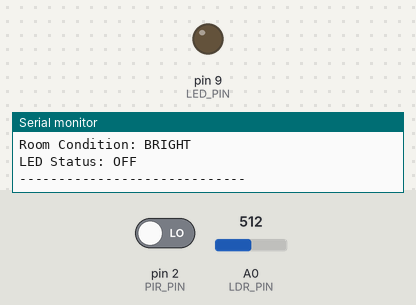
The sketch below on a simulated Arduino Uno, built with avr-gcc and run on an emulated ATmega328P. On the bench: output pins drawn as LEDs (lit = HIGH), the last lines printed to the serial monitor. The test bench sets the inputs (shaded band); at power-on: A0 (LDR_PIN) = 512, pin 2 (PIR_PIN) LOW.

Above: at 1.2 s.
1.3 s: A0 (LDR_PIN) set to 610
4.8 s: pin 2 (PIR_PIN) driven HIGH
At 6.0 s:
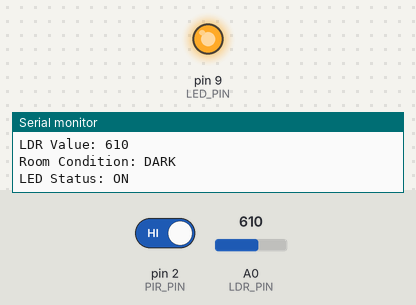
6.8 s: pin 2 (PIR_PIN) driven LOW
At 8.9 s:
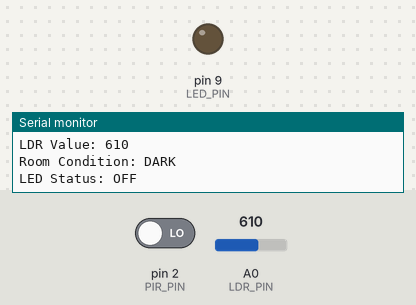
Timing chart, 0 to 10.4 s (numbered marks = the images above; inputs shaded):
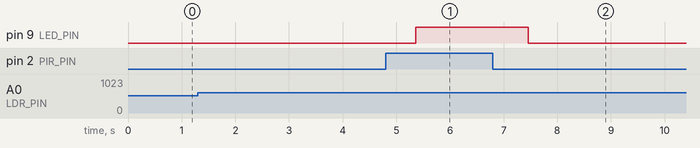

Measured:
- after the input at 4.8 s, pin 9 (LED_PIN): LOW → HIGH after 0.56 s
- after the input at 6.8 s, pin 9 (LED_PIN): HIGH → LOW after 0.66 s

The sketch:

sketch.ino
```cpp
/*
  ICT3129 - Fundamentals of Internet of Things
  Assignment 2 - Mini Project
  Project: Occupancy-Based Smart Lighting

  Components:
    - Arduino UNO
    - PIR motion sensor
    - Photoresistor (LDR) module
    - LED and current-limiting resistor

  Logic:
    LED ON = Motion detected AND darkness detected
*/

const int PIR_PIN = 2;
const int LDR_PIN = A0;
const int LED_PIN = 9;

// In this Wokwi setup, a higher LDR ADC reading generally indicates darkness.
const int DARK_THRESHOLD = 600;

void setup() {
  pinMode(PIR_PIN, INPUT);
  pinMode(LED_PIN, OUTPUT);
  digitalWrite(LED_PIN, LOW);

  Serial.begin(9600);
  Serial.println("================================");
  Serial.println("OCCUPANCY BASED SMART LIGHTING");
  Serial.println("================================");
  Serial.println("System Initialized");
}

void loop() {
  const int motion = digitalRead(PIR_PIN);
  const int lightValue = analogRead(LDR_PIN);

  const bool occupied = (motion == HIGH);
  const bool isDark = (lightValue > DARK_THRESHOLD);
  const bool lightON = occupied && isDark;

  digitalWrite(LED_PIN, lightON ? HIGH : LOW);

  Serial.println("-----------------------------");
  Serial.print("PIR Status: ");
  Serial.println(occupied ? "Motion Detected" : "No Motion");

  Serial.print("LDR Value: ");
  Serial.println(lightValue);

  Serial.print("Room Condition: ");
  Serial.println(isDark ? "DARK" : "BRIGHT");

  Serial.print("LED Status: ");
  Serial.println(lightON ? "ON" : "OFF");

  delay(1000);
}
```
